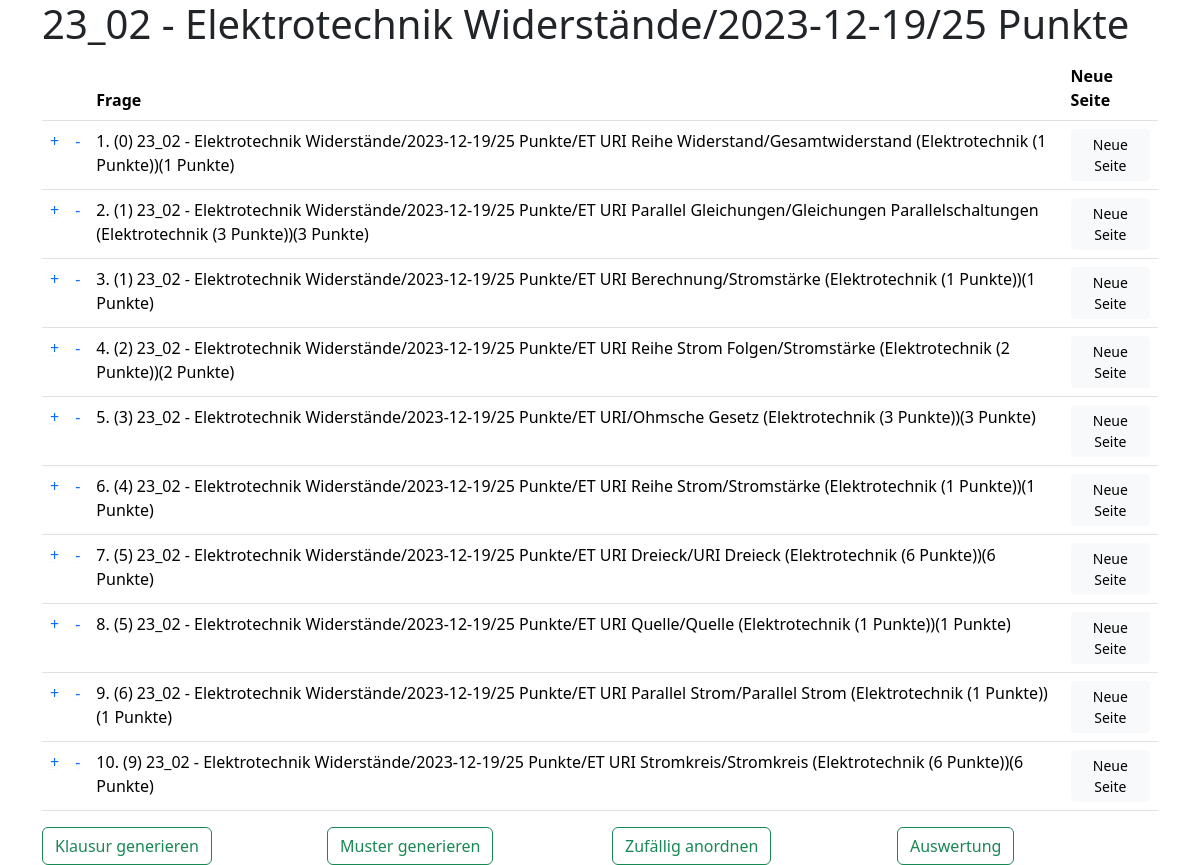
Screenshot of /klausur/design/14 (signed in) with the database file from the repository.
### klausur/models.py (models this page shows, shortened)
class Klausurthema(models.Model):
    klausur = models.ForeignKey(Klausur, verbose_name=("Klausur"), on_delete=models.CASCADE)
    frage = models.ForeignKey(Frage, verbose_name=("Frage"), on_delete=models.RESTRICT)
    position = models.IntegerField(("Position"), default=1)
    seitenwechsel = models.BooleanField(("Seitenwechsel im Anschluss"), default=False)
    class Meta:
        verbose_name = ("Klausur-Thema")
        verbose_name_plural = ("Klausur-Themen")
        ordering = ['klausur', 'position']
    def __str__(self):
        return f"{self.klausur}/{self.frage}({self.frage.punkte} Punkte)"

class Klausur(models.Model):
    titel = models.CharField(("Titel"), max_length=50)
    thema = models.CharField(("Thema"), max_length=50)
    termin = models.DateTimeField(("termin"), auto_now=False, auto_now_add=False)
    gruppe = models.ForeignKey(Gruppe, verbose_name=("Gruppe"), on_delete=models.CASCADE, null=True)
    fragen = models.ManyToManyField(Frage, verbose_name=("Fragen"))
    @property
    def get_gesamtpunkte(self):
        fragen = self.fragen.all()
        gesamtpunkte = sum(frage.punkte for frage in fragen)
        return gesamtpunkte
    class Meta:
        verbose_name = ("Klausur")
        verbose_name_plural = ("Klausuren")
        ordering = [ 'gruppe', '-termin']
    def __str__(self):
        return f"{self.gruppe} - {self.titel}/{self.termin.date()}/{self.get_gesamtpunkte} Punkte"

class Gruppe(models.Model):
    name = models.CharField("Bezeichnung", max_length=50)
    teilnehmer = models.ManyToManyField(Teilnehmer, verbose_name="Teilnehmer")
    class Meta:
        verbose_name = ("Gruppe")
        verbose_name_plural = ("Gruppen")
        ordering = ['name']
    def __str__(self):
        return self.name

class Frage(models.Model):
    titel = models.CharField(("Titel"), max_length=250)
    inhalt = models.CharField("Inhalt", max_length=50, default="?")
    frage = models.TextField(("Frage"))
    musterantwort = models.TextField(("Musterantwort"), default ="")
    bild = models.ImageField(("Bild"), blank=True, null=True)
    bildmuster = models.ImageField(("Bild Muster"), blank=True, null=True)
    bildbreite = models.IntegerField(("Bildbreite in %"), default=80)
    thema = models.ForeignKey(Thema, verbose_name=("Thema"), on_delete=models.RESTRICT)
    punkte = models.IntegerField(("Erreichbare Punkte"), default=1)
    schwierigkeit = models.IntegerField(("Schwierigkeit") , default=2)
    class Meta:
        verbose_name = ("Frage")
        verbose_name_plural = ("Fragen")
        ordering = ['thema', 'titel', ]
    def __str__(self):
        return f"{self.titel}/{self.inhalt} ({self.thema} ({self.punkte} Punkte))"

class Thema(models.Model):
    titel = models.CharField(("Titel"), max_length=250, primary_key=True)
    kommentar = models.TextField(("Kommentar"), blank=True, null=True)
    class Meta:
        verbose_name = ("Thema")
        verbose_name_plural = ("Themas")
        ordering = ['titel']
    def __str__(self):
        return self.titel

### klausur/views.py (the view)
# urls.py: path('design/<int:id>', views.klaus_design, name= 'klausur_design'),
@permission_required('klausur.view_teilnehmer')
def klaus_design(request, id):
    klausur = Klausur.objects.get(pk=id)
    fragen = klausur.fragen.all()
    i = 0
    for frage in fragen:
        position, created = Klausurthema.objects.get_or_create(klausur = klausur, frage=frage)
        if created:
            position.position = i
            position.save()
        i +=1
    fragen = Klausurthema.objects.filter(klausur=klausur)
    for frage in fragen:
        if not klausur.fragen.filter(id=frage.frage.id).exists():
            Klausurthema.objects.get(frage=frage.frage, klausur=klausur).delete()
    pos_fragen = Klausurthema.objects.filter(klausur = klausur)
    content = {
        'klausur': klausur,
        'fragen': pos_fragen,
    }
    return render(request, "design.html", content)

### klausur/templates/design.html (shortened to what this page needs)
{% extends "start.html" %}
{% block content %}
    <h1 >{{klausur}}</h1>
    <form action="{% url 'newside' klausur=klausur.id %}" method="post">
        <table class="table table-hover">
            <thead>
                <tr>
                    <th scope="col"></th>
                    <th scope="col"></th>
                    <th scope="col">Frage</th>
                    <th scope="col">Neue Seite</th>
                </tr>
            </thead>
            <tboby>
            {% for frage in fragen %}
                <tr>
                    <td><a class="link-underline-light" href="{% url 'richtung' frage.klausur.id frage.frage.id 1 %}">+</a></td>
                    <td><a class="link-underline-light" href="{% url 'richtung' frage.klausur.id frage.frage.id 2 %}">-</a></td>
                    <td title="{{frage.frage.frage}}">{{forloop.counter}}. ({{frage.position}}) {{frage}}</td>
                    <td><button type="submit" class="btn {% if frage.seitenwechsel %}btn-success{% else %}btn-light{% endif %} btn-sm" value="{{frage.id}}" name="nl" title="Nach der Frage einen Seitenwechsel einfügen">Neue Seite</button></td>
                </tr>
            {% endfor %}
            </tboby>
        </table>
        <div class="row">
            <div class="col-3"><a href="{% url 'gen_pdf' klausur.id 3 %}" target="_empty"><button type="button" name="nl" value="gen" class="btn btn-outline-success">Klausur generieren</button></a></div>
            <div class="col-3"><a href="{% url 'gen_pdf' klausur.id 4 %}" target="_empty"><button type="button" class="btn btn-outline-success">Muster generieren</button></a></div>
            <div class="col-3"><a href="{% url 'zufall' klausur.id %}"><button type="button" class="btn btn-outline-success">Zufällig anordnen</button></a></div>
            <div class="col-3"><a href="{% url 'evaluation' klausur.id %}" target="_empty"><button type="button" class="btn btn-outline-success">Auswertung</button></a></div>
        </div>
    </form>
{% endblock content %}

### rows the page displays
Klausurthema: position "0", klausur+frage "23_02 - Elektrotechnik Widerstände/2023-12-19/25 Punkte/ET URI Reihe Widerstand/Gesamtwiderstand (Elektrotechnik (1 Punkte))(1 Punkte)", {{ frage.id }} 75 (drawn)
Klausurthema: position "1", klausur+frage "23_02 - Elektrotechnik Widerstände/2023-12-19/25 Punkte/ET URI Parallel Gleichungen/Gleichungen Parallelschaltungen (Elektrotechnik (3 Punkte))(3 Punkte)", {{ frage.id }} 71 (drawn)
Klausurthema: position "1", klausur+frage "23_02 - Elektrotechnik Widerstände/2023-12-19/25 Punkte/ET URI Berechnung/Stromstärke (Elektrotechnik (1 Punkte))(1 Punkte)", {{ frage.id }} 76 (drawn)
Klausurthema: position "2", klausur+frage "23_02 - Elektrotechnik Widerstände/2023-12-19/25 Punkte/ET URI Reihe Strom Folgen/Stromstärke (Elektrotechnik (2 Punkte))(2 Punkte)", {{ frage.id }} 74 (drawn)
Klausurthema: position "3", klausur+frage "23_02 - Elektrotechnik Widerstände/2023-12-19/25 Punkte/ET URI/Ohmsche Gesetz (Elektrotechnik (3 Punkte))(3 Punkte)", {{ frage.id }} 69 (drawn)
Klausurthema: position "4", klausur+frage "23_02 - Elektrotechnik Widerstände/2023-12-19/25 Punkte/ET URI Reihe Strom/Stromstärke (Elektrotechnik (1 Punkte))(1 Punkte)", {{ frage.id }} 73 (drawn)
Klausurthema: position "5", klausur+frage "23_02 - Elektrotechnik Widerstände/2023-12-19/25 Punkte/ET URI Dreieck/URI Dreieck (Elektrotechnik (6 Punkte))(6 Punkte)", {{ frage.id }} 70 (drawn)
Klausurthema: position "5", klausur+frage "23_02 - Elektrotechnik Widerstände/2023-12-19/25 Punkte/ET URI Quelle/Quelle (Elektrotechnik (1 Punkte))(1 Punkte)", {{ frage.id }} 77 (drawn)
Klausurthema: position "6", klausur+frage "23_02 - Elektrotechnik Widerstände/2023-12-19/25 Punkte/ET URI Parallel Strom/Parallel Strom (Elektrotechnik (1 Punkte))(1 Punkte)", {{ frage.id }} 72 (drawn)
Klausurthema: position "9", klausur+frage "23_02 - Elektrotechnik Widerstände/2023-12-19/25 Punkte/ET URI Stromkreis/Stromkreis (Elektrotechnik (6 Punkte))(6 Punkte)", {{ frage.id }} 78 (drawn)
